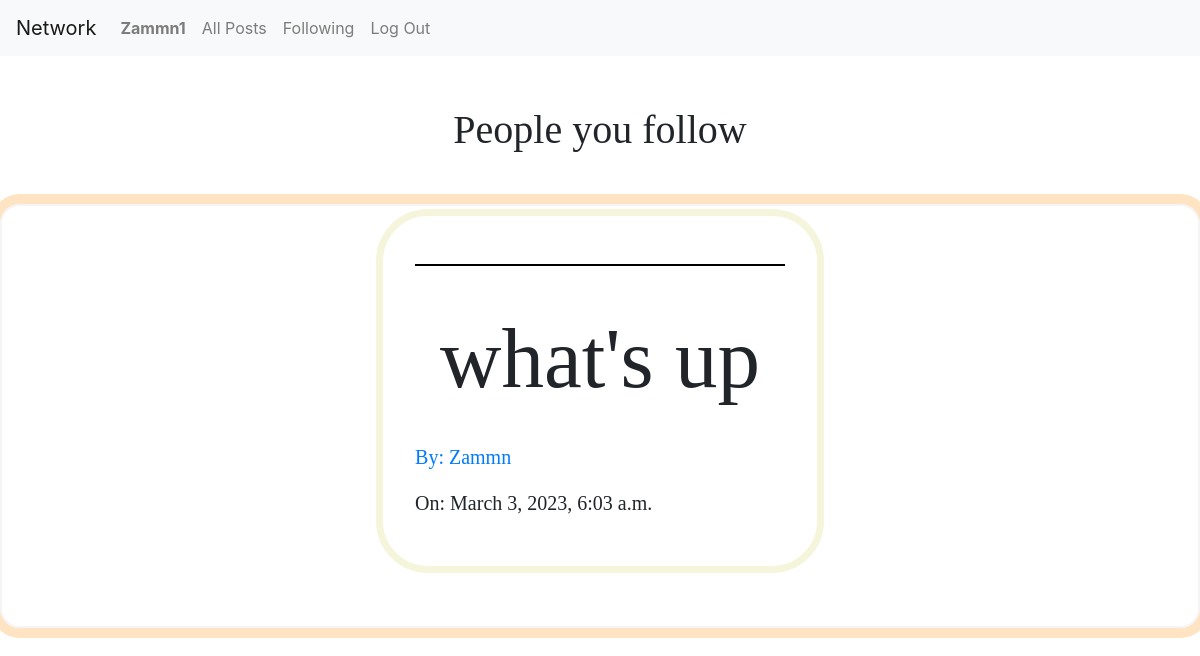
The page /following (signed in) on the database its author committed.
### network/models.py (models this page shows, shortened)
class User(AbstractUser):
    pass

class Post(models.Model):
    posts = models.CharField(max_length=200)
    owner = models.ForeignKey(User, on_delete=models.CASCADE, related_name="owner")
    date = models.DateTimeField(auto_now_add=True)

### network/views.py (the view)
# urls.py: path("following", views.following, name="following"),
def following(request):
    userNow = User.objects.get(pk=request.user.id)
    currentlyFollowing = FollowingAndFollower.objects.filter(user=userNow)
    allPosts = Post.objects.all().order_by('id').reverse()
    showingPosts = []
    for post in allPosts:
        for p in currentlyFollowing:
            if p.user_follower == post.owner:
                showingPosts.append(post)
    allPosts = Post.objects.all().order_by('id').reverse()
    paginator = Paginator(showingPosts, 10)
    page_number = request.GET.get("page")
    page_posts = paginator.get_page(page_number)
    return render(request, "network/following.html", {
        "page_posts": page_posts
    })

### network/templates/network/following.html (shortened to what this page needs)
{% extends "network/layout.html" %}
{% block body %}
    <h1 style="margin: 50px;">People you follow</h1>
    <div class="all-posts">
        <div class="every-post1">
        {% for post in page_posts %}
        <hr>
        <h5>{{ post.posts }}</h5>
        <p class="username"><a href="{% url 'profile' user_id=post.owner.id %}">By: {{ post.owner }}</a></p>
        <p class="date">On: {{ post.date }}</p>
        {% endfor %}
    </div>
    </div>
{% endblock %}

### network/templates/network/layout.html (shortened to what this page needs)
{% load static %}
<!DOCTYPE html>
<html lang="en">
    <head>
        <link rel="stylesheet" href="https://stackpath.bootstrapcdn.com/bootstrap/4.4.1/css/bootstrap.min.css">
        <link href="{% static 'network/styles.css' %}" rel="stylesheet">
        <link rel="stylesheet" href="https://cdnjs.cloudflare.com/ajax/libs/font-awesome/4.7.0/css/font-awesome.min.css">
    </head>
    <body>
        <nav class="navbar navbar-expand-lg navbar-light bg-light">
            <a class="navbar-brand" href="{% url 'index' %}">Network</a>
            <div>
              <ul class="navbar-nav mr-auto">
                {% if user.is_authenticated %}
                    <li class="nav-item">
                        <a class="nav-link" href="{% url 'profile' user_id=user.id %}"><strong>{{ user.username }}</strong></a>
                    </li>
                {% endif %}
                <li class="nav-item">
                  <a class="nav-link" href="{% url 'index' %}">All Posts</a>
                </li>
                {% if user.is_authenticated %}
                    <li class="nav-item">
                        <a class="nav-link" href="{% url 'following' %}">Following</a>
                    </li>
                    <li class="nav-item">
                        <a class="nav-link" href="{% url 'logout' %}">Log Out</a>
                    </li>
                {% endif %}
              </ul>
            </div>
          </nav>
        <div class="body">
            {% block body %}
            {% endblock %}
        </div>
    </body>
</html>

### network/static/network/styles.css (style rules this page uses)
h1, h2, .textbox { display: flex; justify-content: center; font-family: 'Times New Roman', Times, serif; }
.all-posts { justify-content: center; align-items: center; display: grid; border: 2px solid whitesmoke; outline: bisque solid 10px; margin: auto; padding: 20px; border-radius: 20px; }
.every-post, .every-post1 { margin: 50px; padding: 20px 20px 20px; border: 2px solid transparent; outline: solid beige 7px; outline-offset: 10px; border-radius: 35px; }
.every-post1 { margin-top: 0px; }
hr { border: 1px solid black; }
h5 { font-size: 85px; padding: 25px; font-family: 'Times New Roman', Times, serif; }
.username, .date { font-size: 20px; text-decoration: none; font-family: 'Times New Roman', Times, serif; padding: 0px; }

### rows shown on the page
User: username "Zammn1"
Post: posts "what's up", owner "Zammn", date "March 3, 2023, 6:03 a.m."
